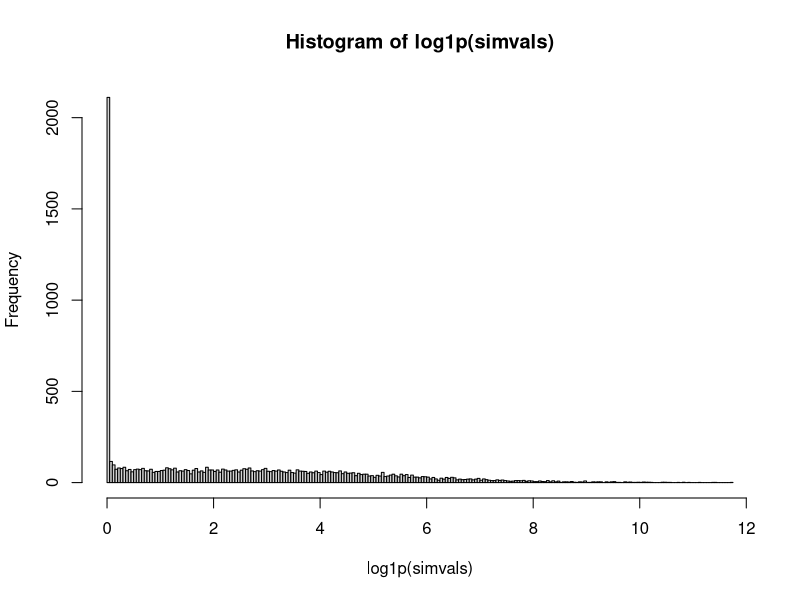

Recreate this plot in R.
## ---- chunk 1

# Simulation parameters
sims <- 1e4
muval = 2.8
sdval = 2.54
pival = 0.2


simvals <- rep(NA, sims)
simvals[c(1:2000)] <- rep(0, sims*0.2)
simvals[c(2001:10000)] <- rlnorm(sims*0.8, meanlog = muval, sdlog = sdval)

hist(log1p(simvals), breaks = 200)

## ---- chunk 2

dhlnorm <- function(x, meanlog, sdlog, pval) {
  
    if (x > 0) {
    
    value <- dlnorm(x, meanlog = meanlog, sdlog = sdlog, log = FALSE) * (1-pval)
    
    return(value)
    
  } else {
    
    value <- pval
    
    return(value)
  }
  }


prob <- dhlnorm(3, meanlog = muval, sdlog = sdval, pval = 0.2)

print(prob)
